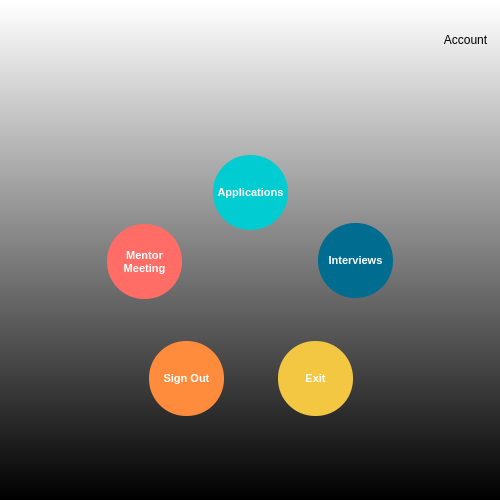
<?xml version="1.0" encoding="UTF-8"?>
<ui version="4.0">
 <class>Form</class>
 <widget class="QWidget" name="Form">
  <property name="geometry">
   <rect>
    <x>0</x>
    <y>0</y>
    <width>500</width>
    <height>500</height>
   </rect>
  </property>
  <property name="minimumSize">
   <size>
    <width>500</width>
    <height>500</height>
   </size>
  </property>
  <property name="maximumSize">
   <size>
    <width>500</width>
    <height>500</height>
   </size>
  </property>
  <property name="windowTitle">
   <string>USER MENU</string>
  </property>
  <property name="windowIcon">
   <iconset>
    <normaloff>pictures/wehere_icon.png</normaloff>pictures/wehere_icon.png</iconset>
  </property>
  <property name="styleSheet">
   <string notr="true">background-color: qlineargradient(spread:pad, x1:0.499773, y1:1, x2:0.5, y2:0.00568182, stop:0 rgba(0, 0, 0, 255), stop:1 rgba(255, 255, 255, 255));</string>
  </property>
  <widget class="QLabel" name="labelLogo">
   <property name="geometry">
    <rect>
     <x>120</x>
     <y>20</y>
     <width>261</width>
     <height>101</height>
    </rect>
   </property>
   <property name="font">
    <font>
     <family>Arial</family>
     <pointsize>8</pointsize>
     <bold>true</bold>
    </font>
   </property>
   <property name="styleSheet">
    <string notr="true">background-color: rgba(0, 0, 0,0%);</string>
   </property>
   <property name="text">
    <string/>
   </property>
   <property name="pixmap">
    <pixmap>pictures/wehere_logo.ico</pixmap>
   </property>
  </widget>
  <widget class="QLabel" name="labelPicMenu">
   <property name="geometry">
    <rect>
     <x>80</x>
     <y>130</y>
     <width>341</width>
     <height>311</height>
    </rect>
   </property>
   <property name="font">
    <font>
     <family>Arial</family>
     <pointsize>8</pointsize>
     <bold>true</bold>
    </font>
   </property>
   <property name="styleSheet">
    <string notr="true">background-color: rgba(0, 0, 0,0%);</string>
   </property>
   <property name="text">
    <string/>
   </property>
   <property name="pixmap">
    <pixmap>pictures/user_loop.png</pixmap>
   </property>
   <property name="scaledContents">
    <bool>true</bool>
   </property>
  </widget>
  <widget class="QPushButton" name="pushButtonApplications">
   <property name="geometry">
    <rect>
     <x>213</x>
     <y>155</y>
     <width>75</width>
     <height>75</height>
    </rect>
   </property>
   <property name="minimumSize">
    <size>
     <width>75</width>
     <height>75</height>
    </size>
   </property>
   <property name="maximumSize">
    <size>
     <width>75</width>
     <height>75</height>
    </size>
   </property>
   <property name="font">
    <font>
     <family>Arial</family>
     <pointsize>8</pointsize>
     <bold>true</bold>
    </font>
   </property>
   <property name="styleSheet">
    <string notr="true">QPushButton{
	border-radius : 37px;
	
	background-color: rgb(0, 204, 209);
	color: rgb(255, 255, 255);
}
QPushButton:hover{
	
	
	background-color: rgb(0, 251, 255);
}
</string>
   </property>
   <property name="text">
    <string>Applications</string>
   </property>
  </widget>
  <widget class="QPushButton" name="pushButtonInterviews">
   <property name="geometry">
    <rect>
     <x>318</x>
     <y>223</y>
     <width>75</width>
     <height>75</height>
    </rect>
   </property>
   <property name="minimumSize">
    <size>
     <width>75</width>
     <height>75</height>
    </size>
   </property>
   <property name="maximumSize">
    <size>
     <width>75</width>
     <height>75</height>
    </size>
   </property>
   <property name="font">
    <font>
     <family>Arial</family>
     <pointsize>8</pointsize>
     <bold>true</bold>
    </font>
   </property>
   <property name="styleSheet">
    <string notr="true">QPushButton{
	border-radius : 37px;
	background-color: rgb(0, 108, 143);
	color: rgb(255, 255, 255);
}
QPushButton:hover{
	
	background-color: rgb(0, 196, 255);
}
</string>
   </property>
   <property name="text">
    <string>Interviews</string>
   </property>
  </widget>
  <widget class="QPushButton" name="pushButtonExit">
   <property name="geometry">
    <rect>
     <x>278</x>
     <y>341</y>
     <width>75</width>
     <height>75</height>
    </rect>
   </property>
   <property name="minimumSize">
    <size>
     <width>75</width>
     <height>75</height>
    </size>
   </property>
   <property name="maximumSize">
    <size>
     <width>75</width>
     <height>75</height>
    </size>
   </property>
   <property name="font">
    <font>
     <family>Arial</family>
     <pointsize>8</pointsize>
     <bold>true</bold>
    </font>
   </property>
   <property name="styleSheet">
    <string notr="true">QPushButton{
	border-radius : 37px;
	background-color: rgb(243, 199, 65);
	color: rgb(255, 255, 255);
}
QPushButton:hover{
	
	background-color: rgb(162, 132, 43);
}
</string>
   </property>
   <property name="text">
    <string>Exit</string>
   </property>
  </widget>
  <widget class="QPushButton" name="pushButtonSignOut">
   <property name="geometry">
    <rect>
     <x>149</x>
     <y>341</y>
     <width>75</width>
     <height>75</height>
    </rect>
   </property>
   <property name="minimumSize">
    <size>
     <width>75</width>
     <height>75</height>
    </size>
   </property>
   <property name="maximumSize">
    <size>
     <width>75</width>
     <height>75</height>
    </size>
   </property>
   <property name="font">
    <font>
     <family>Arial</family>
     <pointsize>8</pointsize>
     <bold>true</bold>
    </font>
   </property>
   <property name="styleSheet">
    <string notr="true">QPushButton{
	border-radius : 37px;
	background-color: rgb(255, 140, 61);
	color: rgb(255, 255, 255);
}
QPushButton:hover{
	
	background-color: rgb(170, 92, 41);
}
</string>
   </property>
   <property name="text">
    <string>Sign Out</string>
   </property>
  </widget>
  <widget class="QPushButton" name="pushButtonMentorMeeting">
   <property name="geometry">
    <rect>
     <x>107</x>
     <y>224</y>
     <width>75</width>
     <height>75</height>
    </rect>
   </property>
   <property name="minimumSize">
    <size>
     <width>75</width>
     <height>75</height>
    </size>
   </property>
   <property name="maximumSize">
    <size>
     <width>75</width>
     <height>75</height>
    </size>
   </property>
   <property name="font">
    <font>
     <family>Arial</family>
     <pointsize>8</pointsize>
     <bold>true</bold>
    </font>
   </property>
   <property name="styleSheet">
    <string notr="true">QPushButton{
	border-radius : 37px;
	background-color: rgb(255, 109, 102);
	color: rgb(255, 255, 255);
}
QPushButton:hover{
	background-color: rgb(173, 73, 69);
}
</string>
   </property>
   <property name="text">
    <string>Mentor
Meeting</string>
   </property>
  </widget>
  <widget class="QLabel" name="labelUsers">
   <property name="geometry">
    <rect>
     <x>200</x>
     <y>245</y>
     <width>100</width>
     <height>100</height>
    </rect>
   </property>
   <property name="minimumSize">
    <size>
     <width>100</width>
     <height>100</height>
    </size>
   </property>
   <property name="maximumSize">
    <size>
     <width>100</width>
     <height>100</height>
    </size>
   </property>
   <property name="font">
    <font>
     <family>Arial</family>
     <pointsize>8</pointsize>
     <bold>true</bold>
    </font>
   </property>
   <property name="styleSheet">
    <string notr="true">background-color: rgba(0, 0, 0,0%);</string>
   </property>
   <property name="text">
    <string/>
   </property>
   <property name="pixmap">
    <pixmap>pictures/user_icon.png</pixmap>
   </property>
   <property name="scaledContents">
    <bool>true</bool>
   </property>
  </widget>
  <widget class="QFrame" name="frameCurrentUser">
   <property name="geometry">
    <rect>
     <x>430</x>
     <y>0</y>
     <width>71</width>
     <height>51</height>
    </rect>
   </property>
   <property name="styleSheet">
    <string notr="true">background-color: rgba(0, 0, 0, 0);</string>
   </property>
   <property name="frameShape">
    <enum>QFrame::StyledPanel</enum>
   </property>
   <property name="frameShadow">
    <enum>QFrame::Raised</enum>
   </property>
   <widget class="QLabel" name="labelCurrentUser">
    <property name="geometry">
     <rect>
      <x>20</x>
      <y>0</y>
      <width>31</width>
      <height>31</height>
     </rect>
    </property>
    <property name="layoutDirection">
     <enum>Qt::LeftToRight</enum>
    </property>
    <property name="pixmap">
     <pixmap>pictures/wehere_icon.png</pixmap>
    </property>
   </widget>
   <widget class="QLabel" name="labelAccountName">
    <property name="geometry">
     <rect>
      <x>10</x>
      <y>30</y>
      <width>51</width>
      <height>20</height>
     </rect>
    </property>
    <property name="text">
     <string>Account</string>
    </property>
    <property name="alignment">
     <set>Qt::AlignCenter</set>
    </property>
   </widget>
  </widget>
 </widget>
 <resources/>
 <connections/>
</ui>
